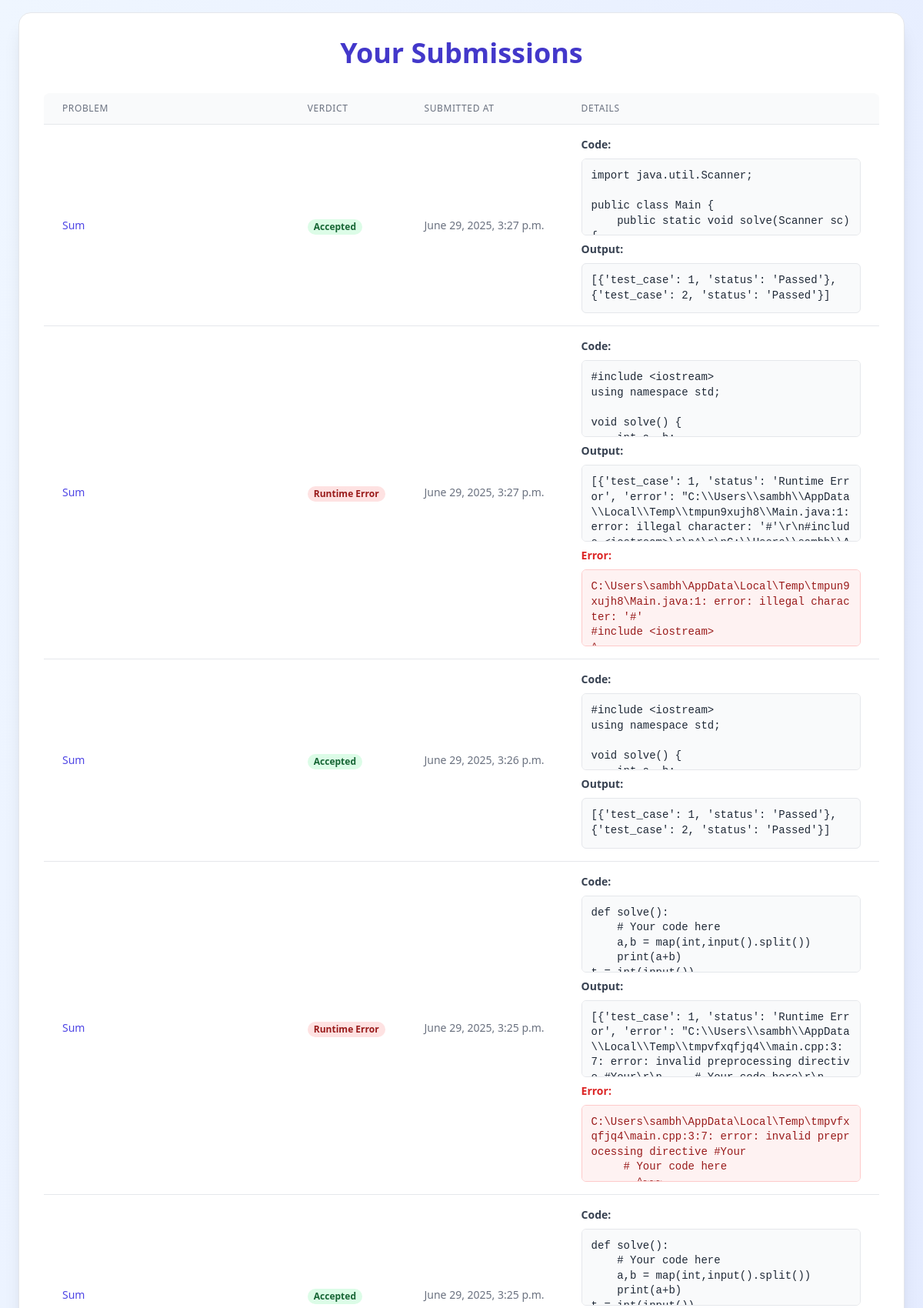
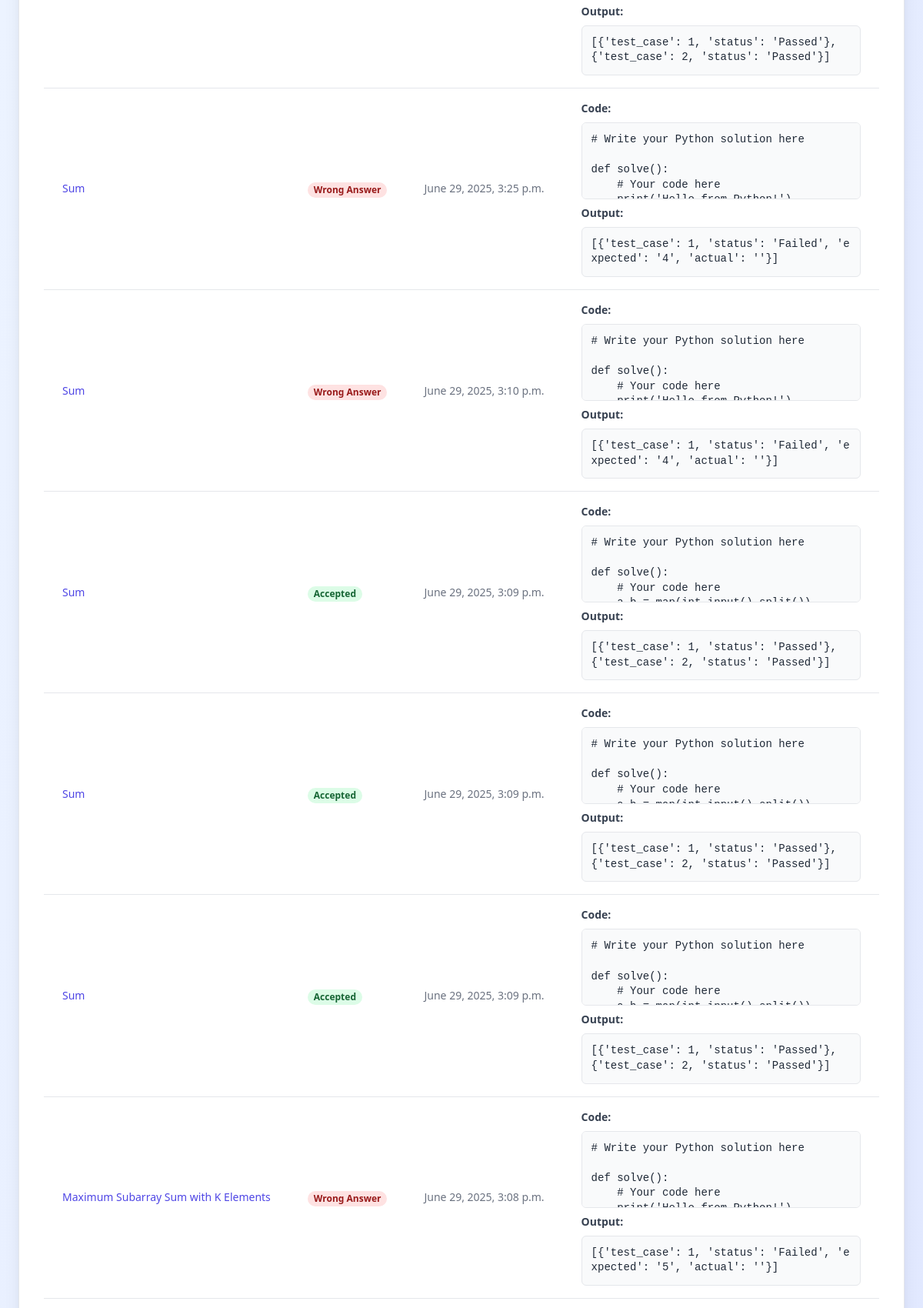
Screenshot of /submissions/history/ (signed in, upper part) with the database file from the repository (2 pictures, top to bottom).
### submissions/models.py (models this page shows)
class Submission(models.Model):
    STATUS_CHOICES = [
        ('Accepted', 'Accepted'),
        ('Wrong Answer', 'Wrong Answer'),
        ('Time Limit Exceeded', 'Time Limit Exceeded'),
        ('Runtime Error', 'Runtime Error'),
    ]
    user = models.ForeignKey(User, on_delete=models.CASCADE)
    problem = models.ForeignKey(Problem, on_delete=models.CASCADE)
    code = models.TextField()
    language = models.CharField(max_length=20, default='python')
    created_at = models.DateTimeField(auto_now_add=True)
    verdict = models.CharField(max_length=20, choices=STATUS_CHOICES)
    output = models.TextField()
    error = models.TextField()

### problems/models.py (models this page shows, shortened)
class Problem(models.Model):
    DIFFICULTY_CHOICES = [
        ('Easy', 'Easy'),
        ('Medium', 'Medium'),
        ('Hard', 'Hard'),
    ]
    title = models.CharField(max_length=200)
    description = models.TextField()
    input_description = models.TextField()
    output_description = models.TextField()
    constraints = models.TextField()
    sample_input = models.TextField()
    sample_output = models.TextField()
    difficulty = models.CharField(max_length=10, choices=DIFFICULTY_CHOICES)
    tags = models.ManyToManyField(Tag, related_name='problems')
    slug = models.SlugField(unique=True)

### submissions/views.py (the view)
# urls.py: path('history/', views.submission_history, name='submission_history'),
@login_required
def submission_history(request):
    submissions = Submission.objects.filter(user=request.user).order_by('-created_at')
    return render(request, 'submissions/history.html', {'submissions': submissions})

### templates/submissions/history.html (shortened to what this page needs)
<!DOCTYPE html>
<html lang="en">
<head>
    <script src="https://cdn.tailwindcss.com"></script>
</head>
<body class="bg-gradient-to-br from-blue-50 to-indigo-100 min-h-screen font-sans text-gray-800 flex items-center justify-center p-4">
    <div class="bg-white p-8 rounded-2xl shadow-xl w-full max-w-6xl border border-gray-200">
        <h2 class="text-4xl font-extrabold text-center text-indigo-700 mb-8">Your Submissions</h2>
        <div class="overflow-x-auto">
            <table class="min-w-full divide-y divide-gray-200 shadow-md rounded-lg overflow-hidden">
                <thead class="bg-gray-50">
                    <tr>
                        <th scope="col" class="px-6 py-3 text-left text-xs font-medium text-gray-500 uppercase tracking-wider">
                            Problem
                        </th>
                        <th scope="col" class="px-6 py-3 text-left text-xs font-medium text-gray-500 uppercase tracking-wider">
                            Verdict
                        </th>
                        <th scope="col" class="px-6 py-3 text-left text-xs font-medium text-gray-500 uppercase tracking-wider">
                            Submitted At
                        </th>
                        <th scope="col" class="px-6 py-3 text-left text-xs font-medium text-gray-500 uppercase tracking-wider">
                            Details
                        </th>
                    </tr>
                </thead>
                <tbody class="bg-white divide-y divide-gray-200">
                    {% for submission in submissions %}
                    <tr class="hover:bg-gray-50 transition duration-150 ease-in-out">
                        <td class="px-6 py-4 whitespace-nowrap text-sm font-medium text-indigo-600">
                            <a href="{% url 'problem_detail' submission.problem.slug %}" class="hover:underline">
                                {{ submission.problem.title }}
                            </a>
                        </td>
                        <td class="px-6 py-4 whitespace-nowrap">
                            <span class="px-2 inline-flex text-xs leading-5 font-semibold rounded-full
                                {% if submission.verdict == 'Accepted' %}
                                    bg-green-100 text-green-800
                                {% elif submission.verdict == 'Wrong Answer' or submission.verdict == 'Runtime Error' or submission.verdict == 'Time Limit Exceeded' or submission.verdict == 'Memory Limit Exceeded' %}
                                    bg-red-100 text-red-800
                                {% else %}
                                    bg-yellow-100 text-yellow-800
                                {% endif %}">
                                {{ submission.verdict }}
                            </span>
                        </td>
                        <td class="px-6 py-4 whitespace-nowrap text-sm text-gray-500">
                            {{ submission.created_at }}
                        </td>
                        <td class="px-6 py-4 text-sm text-gray-500">
                            <div class="space-y-2">
                                <p class="font-semibold text-gray-700 mb-1">Code:</p>
                                <pre class="bg-gray-50 border-gray-200 text-gray-800">{{ submission.code }}</pre>
                                {% if submission.output %}
                                <p class="font-semibold text-gray-700 mt-2 mb-1">Output:</p>
                                <pre class="bg-gray-50 border-gray-200 text-gray-800">{{ submission.output }}</pre>
                                {% endif %}
                                {% if submission.error %}
                                <p class="font-semibold text-red-600 mt-2 mb-1">Error:</p>
                                <pre class="bg-red-50 border-red-200 text-red-800">{{ submission.error }}</pre>
                                {% endif %}
                            </div>
                        </td>
                    </tr>
                    {% endfor %}
                </tbody>
            </table>
        </div>
    </div>
</body>
</html>

### templates/submissions/history.html (style rules this page uses)
td pre { background-color: #f8fafc; border: 1px solid #e2e8f0; padding: 0.75rem; border-radius: 0.375rem; font-size: 0.875rem; line-height: 1.4; overflow-x: auto; max-height: 100px; white-space: pre-wrap; word-break: break-all; }

### rows the page displays
Submission: problem "Sum", verdict "Accepted", created_at "June 29, 2025, 3:27 p.m.", code "import java.util.Scanner; public class Main { public static void solve(Scanner sc)…", output "[{'test_case': 1, 'status': 'Passed'}, {'test_case': 2, 'status': 'Passed'}]"
Submission: problem "Sum", verdict "Runtime Error", created_at "June 29, 2025, 3:27 p.m.", code "#include <iostream> using namespace std; void solve() {…", output "[{'test_case': 1, 'status': 'Runtime Error', 'error': \"C:\\\\Users\\\\sambh\\\\AppData\\\\Local\\\\Temp\\\\tmpun9xujh8\\\\Main.java:1: error: illegal character:…", error "C:\\Users\\sambh\\AppData\\Local\\Temp\\tmpun9xujh8\\Main.java:1: error: illegal character: '#' #include <iostream>…"
Submission: problem "Sum", verdict "Accepted", created_at "June 29, 2025, 3:26 p.m.", code "#include <iostream> using namespace std; void solve() {…", output "[{'test_case': 1, 'status': 'Passed'}, {'test_case': 2, 'status': 'Passed'}]"
Submission: problem "Sum", verdict "Runtime Error", created_at "June 29, 2025, 3:25 p.m.", code "def solve(): # Your code here a,b = map(int,input().split()) print(a+b)…", output "[{'test_case': 1, 'status': 'Runtime Error', 'error': \"C:\\\\Users\\\\sambh\\\\AppData\\\\Local\\\\Temp\\\\tmpvfxqfjq4\\\\main.cpp:3:7: error: invalid preprocessing…", error "C:\\Users\\sambh\\AppData\\Local\\Temp\\tmpvfxqfjq4\\main.cpp:3:7: error: invalid preprocessing directive #Your # Your code here…"
Submission: problem "Sum", verdict "Accepted", created_at "June 29, 2025, 3:25 p.m.", code "def solve(): # Your code here a,b = map(int,input().split()) print(a+b)…", output "[{'test_case': 1, 'status': 'Passed'}, {'test_case': 2, 'status': 'Passed'}]"
Submission: problem "Sum", verdict "Wrong Answer", created_at "June 29, 2025, 3:25 p.m.", code "# Write your Python solution here def solve(): # Your code here…", output "[{'test_case': 1, 'status': 'Failed', 'expected': '4', 'actual': ''}]"
Submission: problem "Sum", verdict "Wrong Answer", created_at "June 29, 2025, 3:10 p.m.", code "# Write your Python solution here def solve(): # Your code here…", output "[{'test_case': 1, 'status': 'Failed', 'expected': '4', 'actual': ''}]"
Submission: problem "Sum", verdict "Accepted", created_at "June 29, 2025, 3:09 p.m.", code "# Write your Python solution here def solve(): # Your code here…", output "[{'test_case': 1, 'status': 'Passed'}, {'test_case': 2, 'status': 'Passed'}]"
Submission: problem "Sum", verdict "Accepted", created_at "June 29, 2025, 3:09 p.m.", code "# Write your Python solution here def solve(): # Your code here…", output "[{'test_case': 1, 'status': 'Passed'}, {'test_case': 2, 'status': 'Passed'}]"
Submission: problem "Sum", verdict "Accepted", created_at "June 29, 2025, 3:09 p.m.", code "# Write your Python solution here def solve(): # Your code here…", output "[{'test_case': 1, 'status': 'Passed'}, {'test_case': 2, 'status': 'Passed'}]"
Submission: problem "Maximum Subarray Sum with K Elements", verdict "Wrong Answer", created_at "June 29, 2025, 3:08 p.m.", code "# Write your Python solution here def solve(): # Your code here…", output "[{'test_case': 1, 'status': 'Failed', 'expected': '5', 'actual': ''}]"
